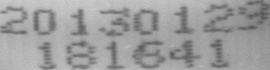
#> input picture HW1/zyq/test/3.bmp, 270 x 70 px
$ python question2.py
#> lines starting #> are read from the running program, lines starting #| are printed output that depends on the picture; after the words box and inside, x2 and y2 are one past the last pixel; in counts of white or black regions, pixels touching at a corner belong together
import cv2
import numpy as np
import os


def CalBlackNum(img):
    (h,w) = img.shape
    num = []
    area = [(0,0),(0,w//2),(h//4,0),(h//4,w//2),(h//2,0),(h//2,w//2),(h//4*3,0),(h//4*3,w//2)]
    for item in area:

        for i in range(h//4):
            la = 0
            for j in range(w//2):
                if img[i+item[0],j+item[1]]==0:
                    la+=1
            num.append(la)
    return num
'''水平投影'''
def getHProjection(image):
    hProjection = np.zeros(image.shape,np.uint8)
    #图像高与宽
    (h,w)=image.shape
    #长度与图像高度一致的数组
    h_ = [0]*h
    #循环统计每一行白色像素的个数
    for y in range(h):
        for x in range(w):
            if image[y,x] == 255:
                h_[y]+=1
    print(h_)
    print(max(h_))
    print((h,w))
    #la = max(h_)
    #lala = [i-la+255 for i in h_]
    #h_ = lala
    #绘制水平投影图像
    for y in range(h):
        for x in range(h_[y]):
            hProjection[y,x] = 255

    cv2.imshow('hProjection2',hProjection)

    cv2.waitKey(0)
    return h_

# 局部阈值
def local_threshold(image):
    gray = cv2.cvtColor(image, cv2.COLOR_RGB2GRAY)  # 把输入图像灰度化
    # 自适应阈值化能够根据图像不同区域亮度分布，改变阈值
    binary = cv2.adaptiveThreshold(gray, 255, cv2.ADAPTIVE_THRESH_GAUSSIAN_C, cv2.THRESH_BINARY, 25, 10)
    cv2.namedWindow("binary", cv2.WINDOW_NORMAL)
    cv2.imshow("binary", binary)
    cv2.waitKey(0)
    return binary

def getVProjection(image,i,path):
    vProjection = np.zeros(image.shape,np.uint8)
    #图像高与宽
    (h,w) = image.shape
    #长度与图像宽度一致的数组
    w_ = [0]*w
    #循环统计每一列白色像素的个数
    for x in range(w):
        for y in range(h):
            if image[y,x] == 255:
                w_[x]+=1
    print('++++++')
    print(w_)
    print(max(w_))
    print((h,w))
    #绘制垂直平投影图像
    for x in range(w):
        for y in range(h-w_[x],h):
            vProjection[y,x] = 255
    cv2.imshow('vProjection',vProjection)
    #cv2.imwrite(path+str(i)+'.bmp',vProjection)
    cv2.waitKey(0)
    return w_

if __name__ == "__main__":
    #读入原始图像
    origineImage = cv2.imread('./test/3.bmp')
#> origineImage is the input picture: shape (70, 270, 3); min 86, max 207, mean 157.5

    img = local_threshold(origineImage)
#> in local_threshold, `binary = cv2.adaptiveThreshold(gray, 255, cv2.ADAPTIVE_THRESH_GAUSSIAN..`:
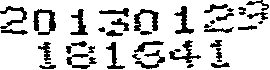
#> binary: shape (70, 270); 81.3% white; 40 black regions (5 under 20 px), largest, box (x1, y1, x2, y2) and area: (33, 9, 56, 35) 281, (134, 9, 159, 31) 242, (174, 6, 194, 34) 216
    # cv2.imshow('binary',img)
    #图像高与宽
    (h,w)=img.shape
#> h = 70; w = 270
    Position = []
    #水平投影
    H = getHProjection(img)
#> (printed output is left out)
#| 270
#| (70, 270)
#> after the loop in getHProjection, `for y in range(h):`:
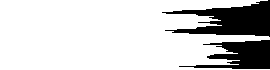
#> hProjection: shape (70, 270); 81.3% white; 2 black regions, box (x1, y1, x2, y2) and area: (162, 0, 270, 37) 2129, (179, 40, 270, 69) 1411
#> H = 70 values, max 270 at index 37, min 162 at index 12, mean 219.4

    start = 0
    H_Start = []
    H_End = []
    #根据水平投影获取垂直分割位置
    for i in range(len(H)):
        if H[i] < w and start ==0:
            H_Start.append(i)
            start = 1
        if H[i] >= w and start == 1:
            H_End.append(i)
            start = 0
#> this loop made 70 passes
#> start on passes 1, 38, 41, 70: 1, 0, 1, 0
#> after the loop, H_End = [37, 69]; H_Start = [0, 40]; start = 0
    #分割行，分割之后再进行列分割并保存分割位置
    H_End.append(len(H)-1)
    print('------')
    print(len(H))
#| 70
    print(H_Start)
#| [0, 40]
    print(H_End)
#| [37, 69, 69]
    count = 0
    abc = []

    for i in range(len(H_Start)):
        #获取行图像
        #print([H_Start[i],H_End[i]])
        #print([0,w])
        #print(img.shape)
        cropImg = img[H_Start[i]:H_End[i], 0:w]
        #cropImg = local_threshold(cropImg)
        (h1,w1)=cropImg.shape
        #cv2.imshow('test',cropImg)
        cv2.waitKey(0)
        #cv2.imshow('cropImg',cropImg)
        #对行图像进行垂直投影
        W = getVProjection(cropImg,i,'test_projection/')
        Wstart = 0
        Wend = 0
        W_Start = 0
        W_End = 0
        for j in range(len(W)):
            if W[j] < h1 and Wstart ==0:
                W_Start =j
                Wstart = 1
                Wend=0
            if W[j] >= h1 and Wstart == 1:
                W_End =j
                Wstart = 0
                Wend=1
            if Wend == 1:
                Position.append([W_Start,H_Start[i],W_End,H_End[i]])
                print([W_Start,H_Start[i],W_End,H_End[i]])
                op = img[H_Start[i]:H_End[i],W_Start:W_End]
                op = cv2.resize(op, (24, 24))
                cv2.imwrite('./test_projection/'+str(count)+".bmp",op)
                tem = CalBlackNum(op)
                abc.append(tem)
                count+=1
                #cv2.waitKey(0)
                Wend =0
#> this loop made 2 passes
#> (h1, w1) on passes 1 to 2: (37, 270), (29, 270)
#> (printed output is left out)
#> pass 1, `cv2.imwrite('./test_projection/'+str(count)+".bmp",op)`:
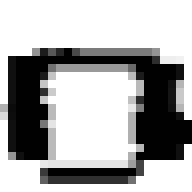
#> saved as 1.bmp: shape (24, 24) (shown 8 times larger); min 0, max 255, mean 172.2
#> after the loop: cropImg: shape (29, 270); 82% white; 18 black regions (2 under 20 px), largest, box (x1, y1, x2, y2) and area: (169, 0, 201, 23) 215, (135, 10, 165, 29) 174, (106, 2, 125, 29) 171
#> after the loop:
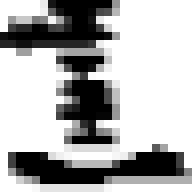
#> op: shape (24, 24) (shown 8 times larger); min 0, max 255, mean 176.2
#> after the loop, Position = [[0, 0, 28, 37], [33, 0, 56, 37], [70, 0, 88, 37], [98, 0, 129, 37], [134, 0, 159, 37], [174, 0, 194, 37], [204, 0, 234, 37], [238, 0, 269, 37], [38, 40, 56, 69], [66, 40, 97, 69], [106, 40, 125, 69], [132, 40, 165, 69], [169, 40, 201, 69], [210, 40, 230, 69]]; abc = 14 items; count = 14; tem = 48 values, max 10 at index 4, min 0 at index 5, mean 2.15
    #根据确定的位置分割字符
    for m in range(len(Position)):
        cv2.rectangle(origineImage, (Position[m][0],Position[m][1]), (Position[m][2],Position[m][3]), (0 ,229 ,238), 1)
#> this loop made 14 passes
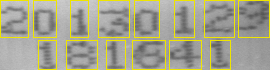
#> origineImage: shape (70, 270, 3); 8.77% of pixels changed, all inside (x1, y1, x2, y2) = (0, 0, 270, 70)
    cv2.imshow('image',origineImage)
    cv2.waitKey(0)
    print('--------------------------------------------------------')
    for i in abc:
        print(i)
    templates = []
    print('--------------------------------------------------------')
    for (root, dirs, files) in os.walk('train'):
        for tp in files:
            path = './train/'+ tp
            op = cv2.imread(path)
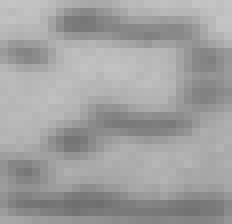
#> input picture HW1/zyq/train/2.bmp, 29 x 28 px (shown 8 times larger)
#> op is the input picture: shape (28, 29, 3); min 111, max 196, mean 160.3
            op = local_threshold(op)
#> in local_threshold (call 2), `binary = cv2.adaptiveThreshold(gray, 255, cv2.ADAPTIVE_THRESH_GAUSSIAN..`: binary: shape (28, 29); 67.5% white; 4 black regions (1 under 20 px), largest, box (x1, y1, x2, y2) and area: (6, 1, 29, 19) 159, (0, 24, 29, 28) 72, (0, 5, 7, 9) 20
            op = cv2.resize(op, (24, 24))
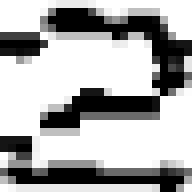
#> op: shape (24, 24) (shown 8 times larger); min 0, max 255, mean 172.9
            tem = CalBlackNum(op)
#> tem = 48 values, max 11 at index 46, min 0 at index 0, mean 2.33
            templates.append(tem)
            print(tem)
#| [0, 4, 6, 5, 0, 5, 0, 0, 4, 8, 2, 2, 0, 0, 0, 0, 0, 0, 4, 1, 1, 3, 4, 1, 2, 3, 4, 5, 0, 0, 7, 7, 0, 0, 0, 0, 2, 0, 0, 9, 10, 0, 0, 0, 0, 0, 11, 2]
    values = []
#> values = []
    abc = np.array(abc)
    templates = np.array(templates)
    for i in abc:
        yui = []
        for j in templates:
            cen1 = i-np.mean(i)
            cen2 = j-np.mean(j)
            nor1 = cen1/np.std(cen1)
            nor2 = cen2/np.std(cen2)
            op = np.linalg.norm(nor1-nor2)
            yui.append(op)
        n = np.argmin(yui)
        values.append(n)
#> this loop made 14 passes
#> n on passes 1 to 12: 2, 1, 2, 2, 2, 2, 2, 1, 2, 0, 2, 0
#> after the loop, values = [2, 1, 2, 2, 2, 2, 2, 1, 2, 0, 2, 0, 1, 2]
    print(values)
#| [2, 1, 2, 2, 2, 2, 2, 1, 2, 0, 2, 0, 1, 2]
